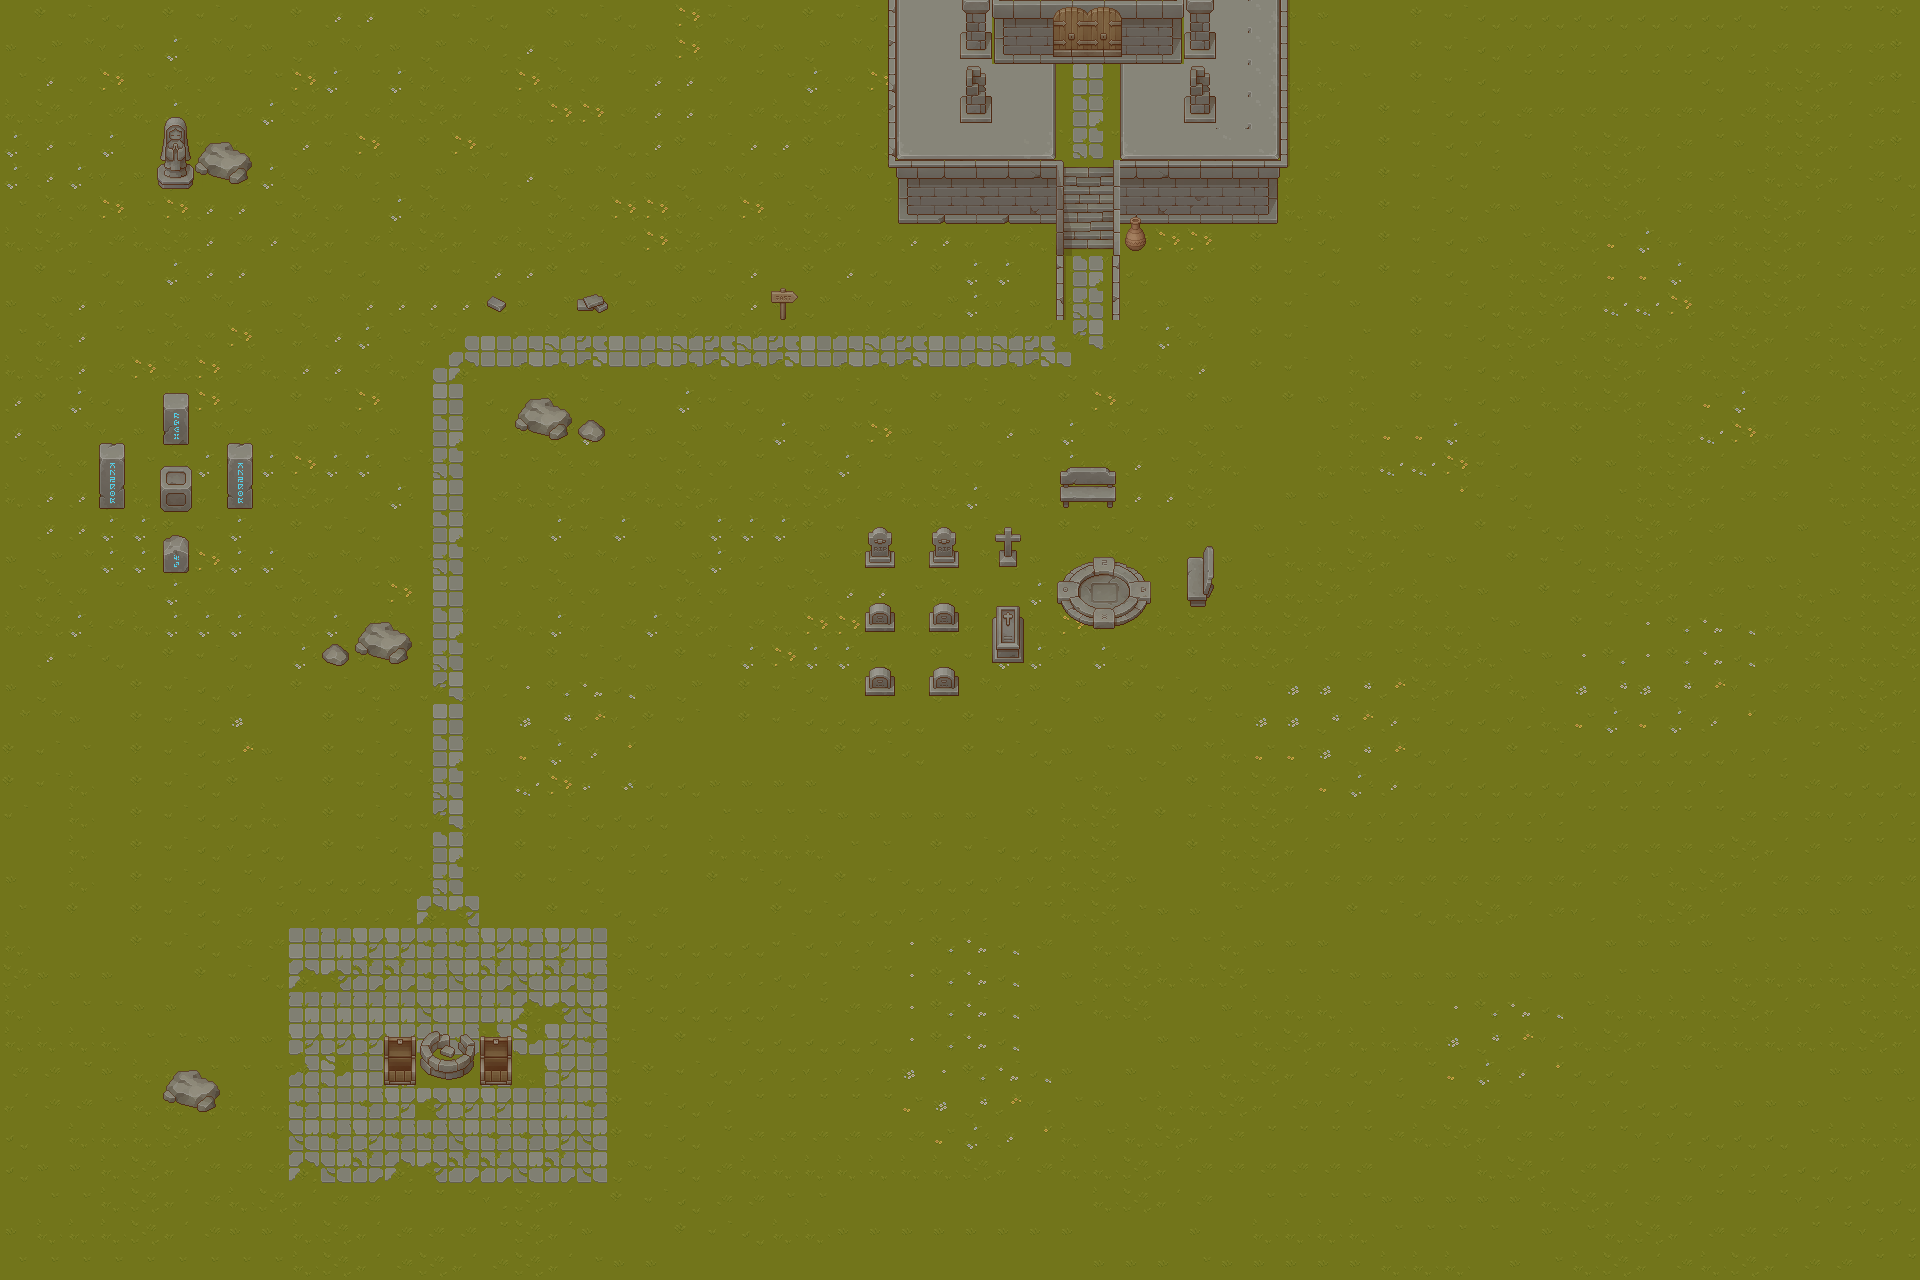

Tiled map render using the project's own tile images. Description and the map definition, with tile-layer contents summarised, below:
An orthogonal 60x40 tile map with 32x32 px tiles, 3 tile layers (map, props1, props2), 5 tilesets.

<map version="1.9" tiledversion="1.9.2" orientation="orthogonal" renderorder="right-down" width="60" height="40" tilewidth="32" tileheight="32" infinite="0" nextlayerid="5" nextobjectid="5">
 <tileset firstgid="1" name="TX Tileset Grass" tilewidth="32" tileheight="32" tilecount="64" columns="8">
  <image source="BasicTopDown/TX Tileset Grass.png" width="256" height="256" />
 </tileset>
 <tileset firstgid="65" name="TX Props" tilewidth="32" tileheight="32" tilecount="256" columns="16">
  <image source="BasicTopDown/TX Props.png" width="512" height="512" />
 </tileset>
 <tileset firstgid="321" name="TX Tileset Stone Ground" tilewidth="32" tileheight="32" tilecount="64" columns="8">
  <image source="BasicTopDown/TX Tileset Stone Ground.png" width="256" height="256" />
 </tileset>
 <tileset firstgid="385" name="TX Tileset Wall" tilewidth="32" tileheight="32" tilecount="256" columns="16">
  <image source="BasicTopDown/TX Tileset Wall.png" width="512" height="512" />
 </tileset>
 <tileset firstgid="641" name="TX Struct" tilewidth="32" tileheight="32" tilecount="256" columns="16">
  <image source="BasicTopDown/TX Struct.png" width="512" height="512" />
 </tileset>
 <layer id="1" name="map" width="60" height="40">
  <properties>
   <property name="Draw" type="bool" value="true" />
  </properties>
  <data>[2400 cells, 2400 non-empty, 60 distinct tile ids]</data>
 </layer>
 <layer id="2" name="props1" width="60" height="40">
  <properties>
   <property name="Draw" type="bool" value="true" />
  </properties>
  <data>[2400 cells, 276 non-empty, 100 distinct tile ids]</data>
 </layer>
 <layer id="3" name="props2" width="60" height="40">
  <properties>
   <property name="Draw" type="bool" value="true" />
  </properties>
  <data>[2400 cells, 59 non-empty, 39 distinct tile ids]</data>
 </layer>
</map>
